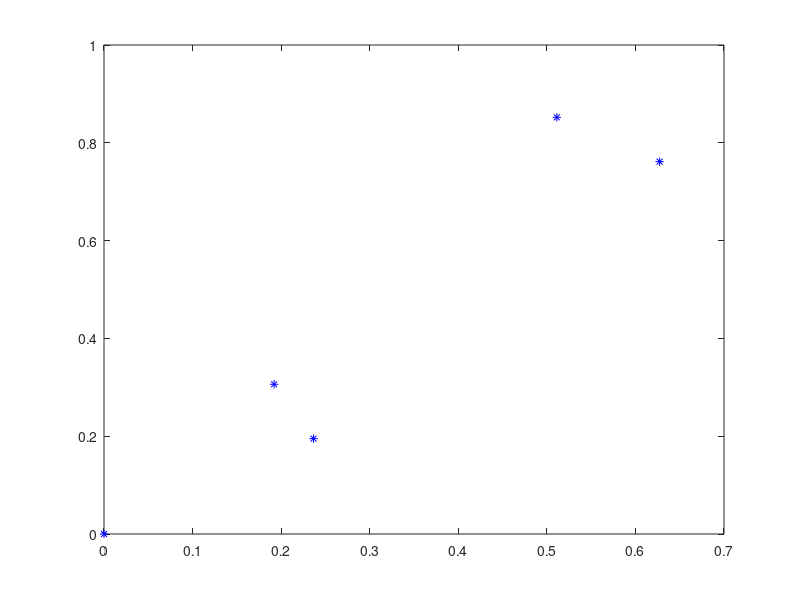

MATLAB code for this plot: (Note: this script raises an error after producing the figure.)
%clear all;
%close all;
figure(1);

% constants
uavSpeed = 1;
ugvSpeed = uavSpeed * 0.5;

% creating the points for the problem
numOfPoints = 4; % you can use any number, but the problem size scales as N^2
xPoints = zeros(numOfPoints,1); % allocate x-coordinates of nStops
yPoints = xPoints; % allocate y-coordinates
for i = 1:numOfPoints
    xP = rand*1.5;
    yP = rand;
    xPoints(i) = xP;
    yPoints(i) = yP;
end
xPoints(end+1) = 0; % adding depot node
yPoints(end+1) = 0; % adding depot node
numOfPoints = numel(xPoints);
plot(xPoints,yPoints,'*b')
hold off

% creating the initial constraints of the problem intlinprog
idxs = nchoosek(1:numOfPoints,2); % all possible paths
dist = hypot(yPoints(idxs(:,1)) - yPoints(idxs(:,2)), xPoints(idxs(:,1)) - xPoints(idxs(:,2))); % gets distances for all combinations in idxs
lendist = numel(dist);
edgeCostMatrix = [idxs, dist];

% optimization function min(-yij)
f = ones(lendist,1)*-1;
intcon = 1:lendist; % which values are integers(all values left out are not specifically integers)

% creating upper and lower bound for problem (based on environment size)
lb = zeros(lendist,1);  % lower bound for intlinprog (based off of the lower bound for xPoints & yPoints)
ub = ones(lendist,1);   % upper bound for intlinprog (based off of the upper bound for xPoints & yPoints)

A1 = spalloc(0,lendist,0); % Allocate a sparse linear inequality constraint matrix
b1 = ones(numOfPoints-1,1);
% all outgoing edges have to add up to <=1
for j = 1:numOfPoints
    for i = 1:lendist
        yi = idxs(i,1);
        if yi == j
            A1(j, i) = 1;
        end
    end
end
A1 = full(A1);
[A1, b1, ~, ~] = removeRowCol(A1, b1);

A2 = spalloc(0,lendist,0);
b2 = ones(numOfPoints,1);
% all incoming edges have to add up to <=1
for j = 2:numOfPoints
    for i = 1:lendist
        yj = idxs(i,2);
        if yj == j
            A2(j, i) = 1;
        end
    end
end
A2 = full(A2);
[A2, b2, ~, ~] = removeRowCol(A2, b2);

A = [A1;A2]; % combining A & B
b = [b1;b2];
for i = 1:lendist
    if idxs(i,2) == numOfPoints
        dist(i) = 0;
    end
end

%---------------------------------------------%
ugvSiteTimes = createTugv(numOfChargingSites, corrdinatesOfSitesTemp, ugvSites, ugvSpeed);
uavOnUgvSiteTimes = createTuav(uavSites, ugvSites, corrdinatesOfSitesTemp, numOfUavSites);
for i = 1:lendist
    fromNode = idxs(i,1);
    toNode = idxs(i, 2);
    if tUGV(fromNode, toNode) > tUAV(fromNode, toNode)
        location(i) = 1;
        finalTotal(end+1) = 0;
    end
end
%---------------------------------------------%

opts = optimoptions('intlinprog','Display','off');  % implements the constraints
[x_tsp,costopt,exitflag,output] = intlinprog(f,intcon, A, b',[],[],lb,ub,opts);

hold on
segments = find(x_tsp); % Get indices of lines on optimal path
lh = zeros(numOfPoints,1); % Use to store handles to lines on plot
lh = updateSalesmanPlot(lh,x_tsp,idxs,xPoints,yPoints);
title('Solution with Subtours');

tours = detectSubtours(x_tsp,idxs);
numtours = length(tours); % number of subtours
fprintf('# of subtours: %d\n',numtours);

A1 = spalloc(0,lendist,0); % Allocate a sparse linear inequality constraint matrix
b1 = [];
while numtours > 1 % repeat until there is just one subtour
    % Add the subtour constraints
    b1 = [b1;zeros(numtours,1)]; % allocate b
    A1 = [A1;spalloc(numtours,lendist,numOfPoints)]; % a guess at how many nonzeros to allocate
    for i = 1:numtours
        rowIdx = size(A1,1)+1; % Counter for indexing
        subTourIdx = tours{i}; % Extract the current subtour
        %         The next lines find all of the variables associated with the
        %         particular subtour, then add an inequality constraint to prohibit
        %         that subtour and all subtours that use those stops.
        variations = nchoosek(1:length(subTourIdx),2);
        for j = 1:length(variations)
            whichVar = (sum(idxs==subTourIdx(variations(j,1)),2)) & ...
                (sum(idxs==subTourIdx(variations(j,2)),2));
            A1(rowIdx,whichVar) = 1;
        end
        b1(rowIdx) = length(subTourIdx)-1; % One less trip than subtour stops
    end
    
    % Try to optimize again
    [x_tsp,costopt,exitflag,output] = intlinprog(dist,intcon,A1,b1,Aeq,beq,lb,ub,opts);
    
    % Visualize result
    lh = updateSalesmanPlot(lh,x_tsp,idxs,xPoints,yPoints);
    
    % How many subtours this time?
    tours = detectSubtours(x_tsp,idxs);
    numtours = length(tours); % number of subtours
    fprintf('# of subtours: %d\n',numtours);
end

title('Solution with Subtours Eliminated');
hold off

disp(output.absolutegap)
